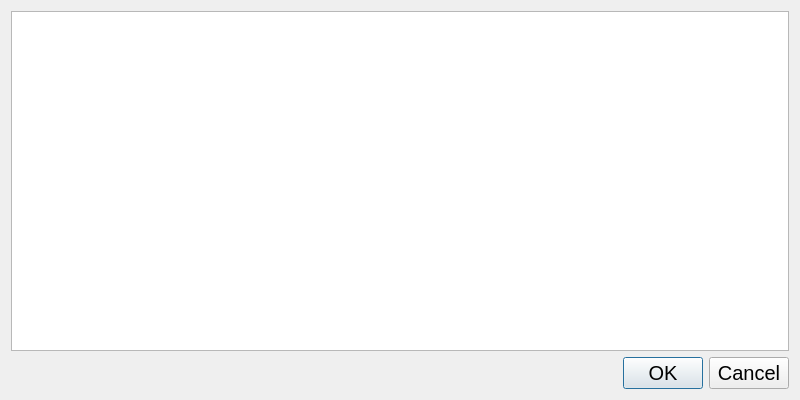
<?xml version="1.0" encoding="UTF-8"?>
<ui version="4.0">
 <class>SelectProductDialog</class>
 <widget class="QDialog" name="SelectProductDialog">
  <property name="geometry">
   <rect>
    <x>0</x>
    <y>0</y>
    <width>800</width>
    <height>400</height>
   </rect>
  </property>
  <property name="windowTitle">
   <string>Dialog</string>
  </property>
  <layout class="QVBoxLayout" name="verticalLayout">
   <item>
    <widget class="QTableView" name="tableView">
     <property name="font">
      <font>
       <pointsize>15</pointsize>
       <weight>75</weight>
       <bold>true</bold>
      </font>
     </property>
     <property name="editTriggers">
      <set>QAbstractItemView::NoEditTriggers</set>
     </property>
     <property name="alternatingRowColors">
      <bool>true</bool>
     </property>
     <property name="selectionMode">
      <enum>QAbstractItemView::SingleSelection</enum>
     </property>
     <property name="selectionBehavior">
      <enum>QAbstractItemView::SelectRows</enum>
     </property>
     <property name="sortingEnabled">
      <bool>true</bool>
     </property>
    </widget>
   </item>
   <item>
    <widget class="QDialogButtonBox" name="buttonBox">
     <property name="font">
      <font>
       <pointsize>15</pointsize>
       <weight>50</weight>
       <bold>false</bold>
      </font>
     </property>
     <property name="orientation">
      <enum>Qt::Horizontal</enum>
     </property>
     <property name="standardButtons">
      <set>QDialogButtonBox::Cancel|QDialogButtonBox::Ok</set>
     </property>
    </widget>
   </item>
  </layout>
 </widget>
 <resources/>
 <connections>
  <connection>
   <sender>buttonBox</sender>
   <signal>accepted()</signal>
   <receiver>SelectProductDialog</receiver>
   <slot>accept()</slot>
   <hints>
    <hint type="sourcelabel">
     <x>248</x>
     <y>254</y>
    </hint>
    <hint type="destinationlabel">
     <x>157</x>
     <y>274</y>
    </hint>
   </hints>
  </connection>
  <connection>
   <sender>buttonBox</sender>
   <signal>rejected()</signal>
   <receiver>SelectProductDialog</receiver>
   <slot>reject()</slot>
   <hints>
    <hint type="sourcelabel">
     <x>316</x>
     <y>260</y>
    </hint>
    <hint type="destinationlabel">
     <x>286</x>
     <y>274</y>
    </hint>
   </hints>
  </connection>
  <connection>
   <sender>buttonBox</sender>
   <signal>accepted()</signal>
   <receiver>SelectProductDialog</receiver>
   <slot>add_product_template()</slot>
   <hints>
    <hint type="sourcelabel">
     <x>399</x>
     <y>380</y>
    </hint>
    <hint type="destinationlabel">
     <x>399</x>
     <y>199</y>
    </hint>
   </hints>
  </connection>
 </connections>
 <slots>
  <slot>add_product_template()</slot>
 </slots>
</ui>
